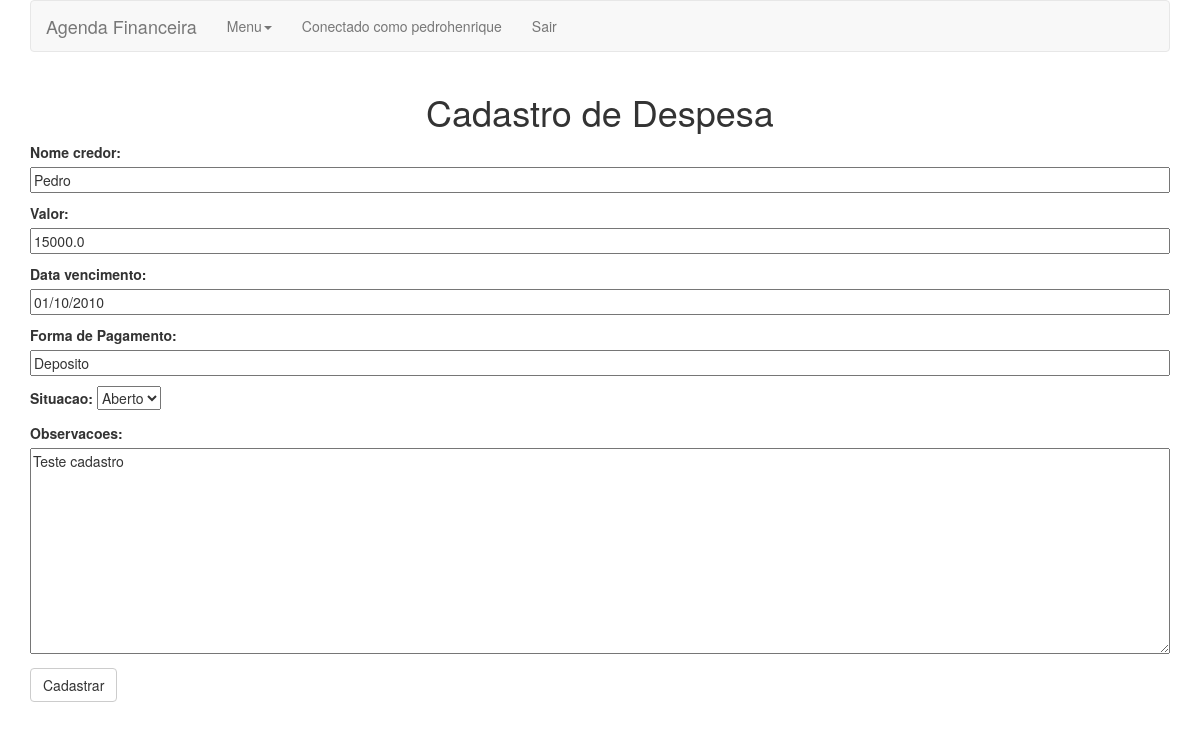
Page /editar/despesa/1/ (signed in) on the committed database.
### agendaFinanceiraApp/models.py (models this page shows, shortened)
class Despesas(models.Model):
	SITUACOES = (('AB', 'Aberto'),
				('PG', 'Pago'))
	usuario = models.ForeignKey('auth.User')
	valor = models.FloatField()
	data_vencimento = models.DateTimeField()
	nome_credor = models.CharField(max_length=50)
	forma_recebimento = models.CharField(max_length=45)
	situacao = models.CharField(max_length=2, choices=SITUACOES)
	observacoes = models.TextField()

### agendaFinanceiraApp/views.py (the view)
# urls.py: url(r'^editar/despesa/(?P<id>[0-9]+)/$', views.editarDespesa, name='editarDespesa'),
@login_required
def editarDespesa(request, id):
	despesa = Despesas.objects.get(pk=id)
	if request.method == "POST":
		despesaEditForm = DespesaForm(request.POST, instance=despesa)
		if despesaEditForm.is_valid():
			despesa = despesaEditForm.save(commit=False)
			despesa.save()
			return redirect('/consultar/despesa/')
	else:
		despesaEditForm = DespesaForm(instance=despesa)
		return render(request, 'agendaFinanceiraApp/cadastroDespesa.html', {'form': despesaEditForm})

### agendaFinanceiraApp/forms.py
class DespesaForm(forms.ModelForm):
	valor = forms.CharField(max_length=12)
	class Meta:
		model = Despesas
		fields = ('nome_credor', 'valor', 'data_vencimento', 'forma_recebimento', 'situacao', 'observacoes')
		labels = {'forma_recebimento': _('Forma de Pagamento'),}
		widget = {'observacoes': forms.Textarea(attrs={'cols': 80, 'rows': 10}),}

### agendaFinanceiraApp/templates/agendaFinanceiraApp/cadastroDespesa.html
{% extends 'agendaFinanceiraApp/base.html' %}
{% block content %}
<div class="row">
	<div class="col-md-12 col-sm-12">
		<h1 class="text-center">Cadastro de Despesa</h1>
	</div>
</div>
<div class="row">
	<div class="col-md-12 col-sm-12">
    	<form method="post" class="cadastro-form">{% csrf_token %}
				{{ form.as_p }}
	    	<button type="submit" class="btn btn-default">Cadastrar</button>
		</form>
	</div>
</div>
{% endblock content %}

### agendaFinanceiraApp/templates/agendaFinanceiraApp/base.html (shortened to what this page needs)
{% load staticfiles %}
<!DOCTYPE html>
<html>
<head>
    <link rel="stylesheet" href="https://maxcdn.bootstrapcdn.com/bootstrap/3.3.7/css/bootstrap.min.css">
    <link rel="stylesheet" href="{% static 'css\agendaFianceira.css' %}">
</head>
<body>
    <div class="container">
        <header class="row">
        <div class="col-md-12">
        <nav class="navbar navbar-default">
                <div class="navbar-header">
                    <a class="navbar-brand" href="{% url 'menu' %}">Agenda Financeira</a>
                </div>
                <div class="collapse navbar-collapse">
                    <ul class="nav navbar-nav">
                        <li class="dropdown">
                            <a href="#" class="dropdown-toggle" data-toggle="dropdown" role="button" aria-haspopup="true" aria-expanded="false">Menu<span class="caret"></span></a>
                        </li>
                        <li><p class="navbar-text navbar-left">Conectado como  {{ request.user.username }}</p></li>
                        <li><a href="{% url 'sair' %}">Sair</a></li>
                    </ul>
                </div>
        </nav>
        </div>
        </header>
    </div>
    <div class="content container">
        {% block content %}
        {% endblock %}
    </div>
</body>
</html>

### agendaFinanceiraApp/static/css/agendaFianceira.css (style rules this page uses)
.cadastro-form textarea, .cadastro-form input { width: 100%; }

### rows in the picture
Despesas: nome_credor "Pedro", valor "15000.0", data_vencimento "01/10/2010", forma_recebimento "Deposito", situacao "Aberto", observacoes "Teste cadastro"

### other values in the picture
{{ request.user.username }} "pedrohenrique"
